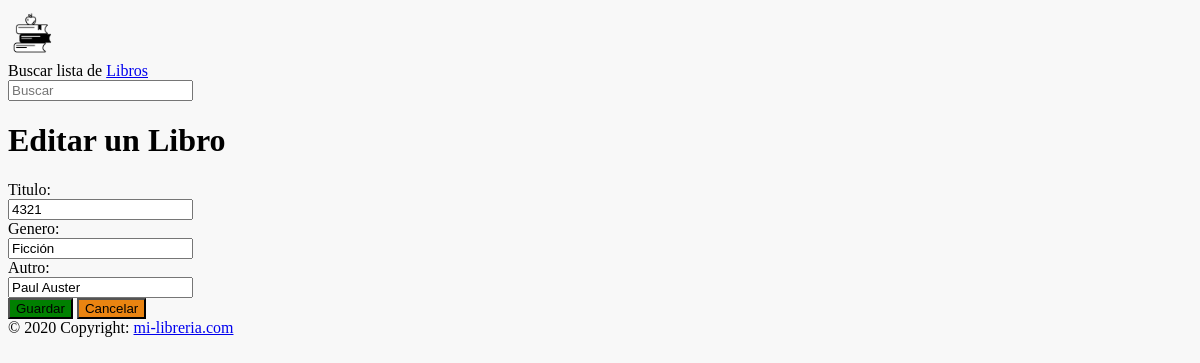
/libros/2/editar/, run on the app's committed database.
### database_setup.py (models this page shows, shortened)
class Libro(Base):
    __tablename__ = 'libro'
    id = Column(Integer, primary_key=True)
    titulo = Column(String(250), nullable=False)
    autor = Column(String(250), nullable=False)
    genero = Column(String(250))

### app.py (the view)
@app.route("/libros/<int:libro_id>/editar/", methods=['GET', 'POST'])
def editarLibro(libro_id):
    libroEditado = session.query(Libro).filter_by(id=libro_id).one()
    if request.method == 'POST':
        if request.form['nombre'] and request.form['genero'] and request.form['autor']:
            libroEditado.titulo = request.form['nombre']
            libroEditado.genero = request.form['genero']
            libroEditado.autor = request.form['autor']
            return redirect(url_for('mostrarLibros'))
    else:
        return render_template('editarLibro.html', libro=libroEditado)

### templates/editarLibro.html (shortened to what this page needs)
{% extends "template.html" %}
{% block contenido %}
<div class="uk-container uk-flex-center uk-align-center">
    <h1 class="uk-text-center uk-margin-medium">Editar un Libro</h1>
    <form action="{{ url_for('editarLibro',libro_id = libro.id)}}" method="post" class="uk-form-horizontal uk-margin-large uk-background-muted uk-background-cover">
        <div class="form-group ">
            <div class="uk-margin">
                <label class="uk-form-label" for="nombre">Titulo:</label>
                <div class="uk-form-controls">
                    <input type="text" class="form-control uk-input" name="nombre" value="{{libro.titulo }}">
                </div>
            </div>
            <div class="uk-margin-medium">
                <label  class="uk-form-label" for="genero">Genero:</label>
                <div class="uk-form-controls">
                    <input type="text" class="form-control uk-input" name="genero" value="{{libro.genero }}">
                </div>
            </div>
            <div class="uk-margin-medium">
                <label class="uk-form-label"  for="autor">Autro:</label>
                <div class="uk-form-controls">
                    <input type="text" class="form-control uk-input" name="autor" value="{{libro.autor }}">
                </div>
            </div>
            <div class="uk-width-expand uk-margin-large-top uk-margin-xlarge-left">
                <button class="verde uk-width-1-3 uk-padding-small uk-border-rounded uk-margin-large-left" type="submit"> Guardar</button>
                <a href='{{ url_for("mostrarLibros") }}'><button class="naranja uk-width-1-3 uk-padding-small uk-border-rounded uk-margin-large-left">Cancelar</button></a>
            </div>
        </div>
    </form>
{% endblock %}

### static/css/style.css (style rules this page uses)
body { background-color:#f8f8f8; }
.naranja { background-color: #EA8411; }
.verde { background-color: green; }

### data on the page
Libro: nombre "4321", genero "Ficción", autor "Paul Auster"
